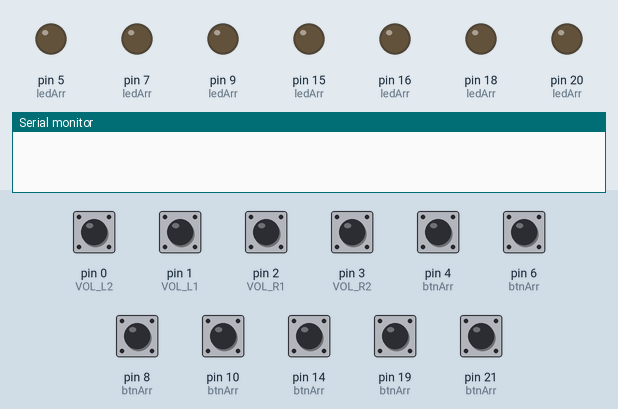
A sketch run on a simulated Arduino Leonardo, built with avr-gcc and run on an emulated ATmega32U4. Parts: output pins drawn as LEDs (lit = HIGH), the last lines printed to the serial monitor. Inputs (shaded band) come from the test bench; at power-on: pin 0 (VOL_L2), pin 1 (VOL_L1), pin 2 (VOL_R1), pin 3 (VOL_R2), pin 4 (btnArr), pin 6 (btnArr), pin 8 (btnArr), pin 10 (btnArr), pin 14 (btnArr), pin 19 (btnArr), pin 21 (btnArr) HIGH. USB keyboard and mouse output is not drawn.

Above: at 1.2 s.
1.3 s: pin 21 (btnArr) pulled LOW for 0.15 s
At 1.37 s:
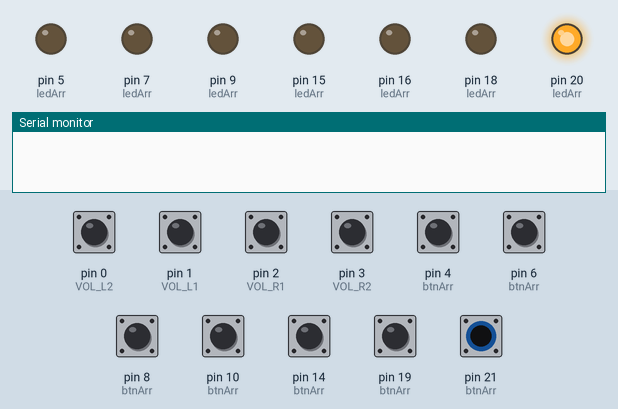
2.9 s: pin 4 (btnArr) pulled LOW for 0.15 s
At 2.97 s:
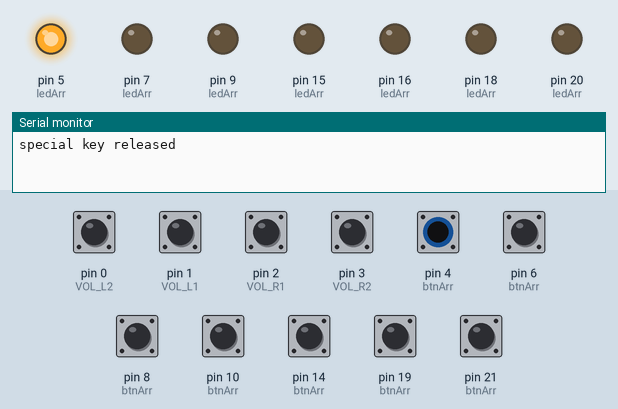
4.5 s: pin 6 (btnArr) pulled LOW for 0.15 s
At 4.57 s:
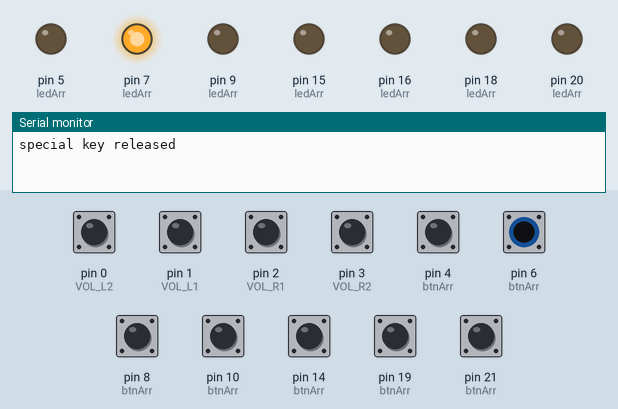
6.1 s: pin 8 (btnArr) pulled LOW for 0.15 s
At 6.17 s:
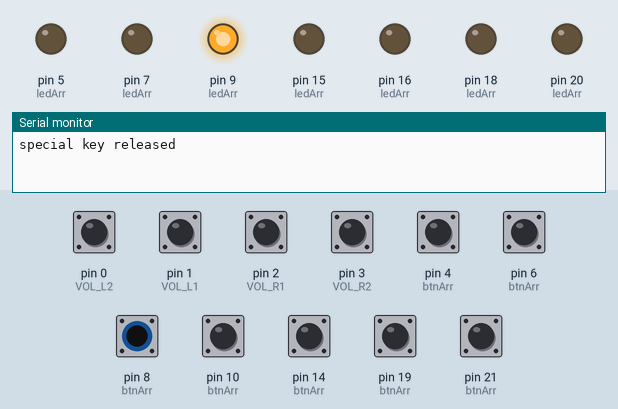
7.7 s: pin 10 (btnArr) pulled LOW for 0.15 s
At 7.77 s:
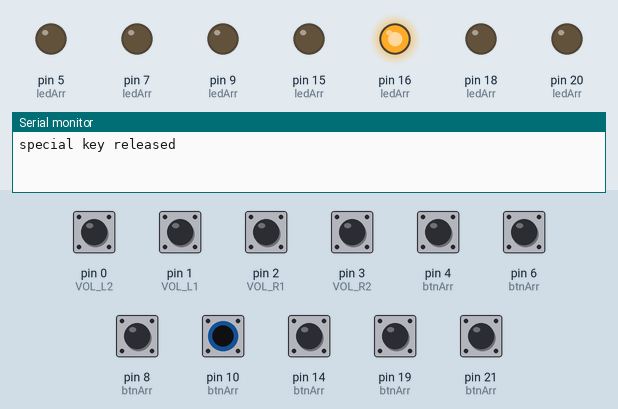
9.3 s: pin 14 (btnArr) pulled LOW for 0.15 s
At 9.37 s:
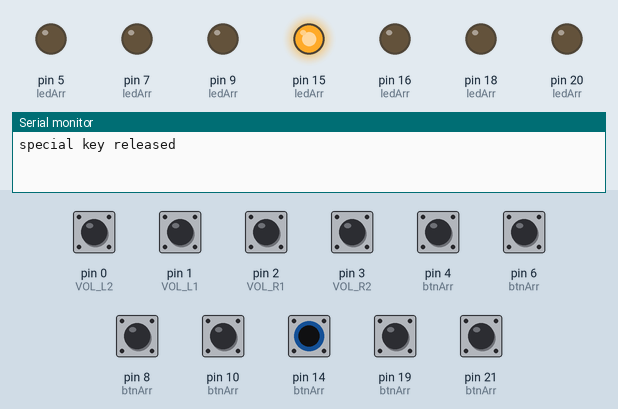
Timing chart, 0 to 11.9 s (numbered marks = the images above; inputs shaded):
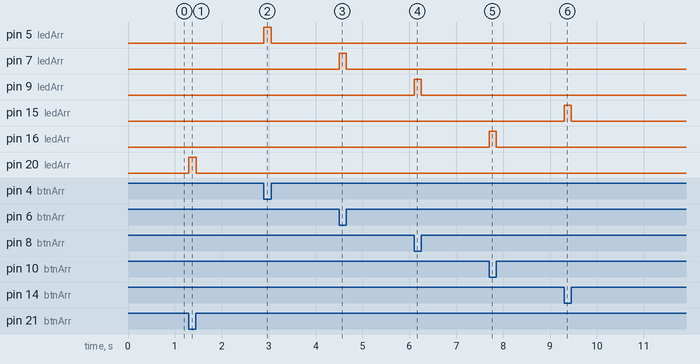

The sketch:

workspace.ino
```cpp
#include <Keyboard.h>

const int btnCount = 7;
const int knobCount = 2;
const bool KEYBOARD_ENABLED = true;
const bool debugEnabled = true;


//            Pin assignments
//            Btn          LED
//const int START  =  0, LED_ST =  1;
//const int BT_A   =  2, LED_A  =  3;
const int START  = 21, LED_ST = 20;
const int BT_A   = 19, LED_A  = 18;
const int BT_B   =  4, LED_B  =  5;
const int BT_C   =  6, LED_C  =  7;
const int BT_D   =  8, LED_D  =  9;
const int FX_L   = 14, LED_L  = 15;
const int FX_R   = 10, LED_R  = 16;

//const int VOL_L1 = 19, VOL_L2 = 18;
//const int VOL_R1 = 21, VOL_R2 = 20;
const int VOL_L1 =  1, VOL_L2 =  0;
const int VOL_R1 =  2, VOL_R2 =  3;

// params
// divisor; lower is more sensitive
const int KNOB_SENSITIVITY = 1;

const int btnArr[btnCount] = {START, BT_A, BT_B, BT_C, BT_D, FX_L, FX_R};
const String btnName[btnCount] = {"START", "A_BT", "B_BT", "C_BT", "D_BT", "L_FX", "R_FX"};
const int ledArr[btnCount] = {LED_ST, LED_A, LED_B, LED_C, LED_D, LED_L, LED_R};

int states[btnCount + knobCount];
int prevBtnStates[btnCount];
int knobStates[knobCount];


const char btnKeys[btnCount] = {'\\', 'w', 'a', 's', 'd', 'q', 'e'}; //fix start btn to Enter
const int specialKeys[btnCount] = {KEY_RETURN, 0, 0, 0, 0, 0, 0};

const char L_CCW    = '1';
const char L_CW     = '2';
const char R_CCW    = '9';
const char R_CW     = '0';

int lTime[2], rTime[2];

void setup() {
    Serial.begin(9600);

    // set buttons as inputs
    for (int btn : btnArr) {
        pinMode(btn, INPUT_PULLUP);
    }
    // set LEDS as outputs
    for (int led : ledArr) {
        pinMode(led, OUTPUT);
    }

    for (int i = 0; i < btnCount; i++) {
      prevBtnStates[i] = HIGH;
    }

    // set rotary encoders as inputs
    pinMode(VOL_L1, INPUT_PULLUP);
    pinMode(VOL_L2, INPUT_PULLUP);
    pinMode(VOL_R1, INPUT_PULLUP);
    pinMode(VOL_R2, INPUT_PULLUP);

    attachInterrupt(digitalPinToInterrupt(VOL_L1), intL1, RISING);
    attachInterrupt(digitalPinToInterrupt(VOL_L2), intL2, RISING);
    attachInterrupt(digitalPinToInterrupt(VOL_R1), intR1, RISING);
    attachInterrupt(digitalPinToInterrupt(VOL_R2), intR2, RISING);

    if (KEYBOARD_ENABLED) Keyboard.begin();

    lTime[0] = lTime[1] = rTime[0] = rTime[1] = 0;
}

void loop() {
    // read and light buttons
    for (int i = 0; i < btnCount; i++) {
        // read inputs
        states[i] = digitalRead(btnArr[i]);

        if (states[i] == LOW) {
            if (KEYBOARD_ENABLED && prevBtnStates[i] == HIGH) pressIndex(i); //Keyboard.press(btnKeys[i]);
        } else {
            if (KEYBOARD_ENABLED && prevBtnStates[i] == LOW) releaseIndex(i); //Keyboard.release(btnKeys[i]);
        }

        // configure LEDs
        digitalWrite(ledArr[i], !states[i]);
    }

    // check VOL_L and VOL_R
    updateKnobs(lTime, L_CCW, L_CW);
    updateKnobs(rTime, R_CCW, R_CW);

    lTime[0] = clamp(lTime[0] - 1, 0, 9);
    lTime[1] = clamp(lTime[1] - 1, 0, 9);
    rTime[0] = clamp(rTime[0] - 1, 0, 9);
    rTime[1] = clamp(rTime[1] - 1, 0, 9);

    for (int i = 0; i < btnCount; i++) {
      prevBtnStates[i] = states[i];
    }

    //delay(1);
}

int clamp(int val, int min, int max) {
    if (val < min) return min;
    if (val > max) return max;
    return val;
}

void updateKnobs(int time[], char CCW, char CW) {
  if (time[0] / KNOB_SENSITIVITY > 0) {
      Keyboard.press(CCW);
      Keyboard.release(CW);
    } else if (time[1] / KNOB_SENSITIVITY > 0) {
      Keyboard.release(CCW);
      Keyboard.press(CW);
    } else {
      Keyboard.release(CCW);
      Keyboard.release(CW);
    }
}

void intL1() { interruptHandler(lTime, VOL_L2, 1, "   L->", " <-L  "); }
void intL2() { interruptHandler(lTime, VOL_L1, 0, " <-L  ", "   L->"); }
void intR1() { interruptHandler(rTime, VOL_R2, 1, "   R->", " <-R  "); }
void intR2() { interruptHandler(rTime, VOL_R1, 0, " <-R  ", "   R->"); }

int count = 0;
void interruptHandler(int time[], int toTest, int dir, String debugString, String debugAlt) {
  if (digitalRead(toTest) == LOW) {
    time[dir] = 1;
    time[1-dir] = 0;
    if (debugEnabled) {
      count += 2*dir-1;
      Serial.print(count);
      Serial.println(debugString);
    }
  } else {
    time[1-dir] = 1;
    time[dir] = 0;
    if (debugEnabled) {
      count -= 2*dir-1;
      Serial.print(count);
      Serial.println(debugAlt);
    }
  }
}
/*
void intL1() {
  // L1 just rose
  if (digitalRead(VOL_L2) == LOW) {
    lTime[1] = 1*KNOB_SENSITIVITY;
    lTime[0] = 0;
    if (debugEnabled) {
      count++;
      Serial.print(count);
      Serial.println("   L->");
    }
  } else {
    lTime[0] = 1*KNOB_SENSITIVITY;
    lTime[1] = 0;
    if (debugEnabled) {
      count--;
      Serial.print(count);
      Serial.println(" <-L  ");
    }
  }
}

void intL2() {
  // L2 just rose
  if (digitalRead(VOL_L1) == LOW) {
    lTime[0] = 1*KNOB_SENSITIVITY;
    lTime[1] = 0;
    if (debugEnabled) {
      count--;
      Serial.print(count);
      Serial.println(" <-L  ");
    }
  } else {
    lTime[1] = 1*KNOB_SENSITIVITY;
    lTime[0] = 0;
    if (debugEnabled) {
      count++;
      Serial.print(count);
      Serial.println("   L->");
    }
  }
}

void intR1() {
  // R1 just rose
  if (digitalRead(VOL_R2) == LOW) {
    rTime[1] = 1*KNOB_SENSITIVITY;
    rTime[0] = 0;
    Serial.println("  R->");
  } else {
    rTime[0] = 1*KNOB_SENSITIVITY;
    rTime[1] = 0;
    Serial.println("<-R  ");
  }
}

void intR2() {
  // R2 just rose
  if (digitalRead(VOL_R1) == LOW) {
    rTime[0] = 1*KNOB_SENSITIVITY;
    rTime[1] = 0;
    Serial.println("<-R  ");
  } else {
    rTime[1] = 1*KNOB_SENSITIVITY;
    rTime[0] = 0;
    Serial.println("  R->");
  }
}
*/
void pressIndex(int i) {
  if (btnKeys[i] == '\\') {
    Keyboard.press(specialKeys[i]);
    return;
  }

  Keyboard.press(btnKeys[i]);
}

void releaseIndex(int i) {
  if (btnKeys[i] == '\\') {
    Keyboard.release(specialKeys[i]);
    Serial.println("special key released");
    return;
  }

  Keyboard.release(btnKeys[i]);
}
```

Measured:
- after the input at 1.3 s, pin 20 (ledArr): LOW → HIGH at once, → LOW 0.15 s later
- after the input at 2.9 s, pin 5 (ledArr): LOW → HIGH at once, → LOW 0.15 s later
- after the input at 4.5 s, pin 7 (ledArr): LOW → HIGH at once, → LOW 0.15 s later
- after the input at 6.1 s, pin 9 (ledArr): LOW → HIGH at once, → LOW 0.15 s later
- after the input at 7.7 s, pin 16 (ledArr): LOW → HIGH at once, → LOW 0.15 s later
- after the input at 9.3 s, pin 15 (ledArr): LOW → HIGH at once, → LOW 0.15 s later
